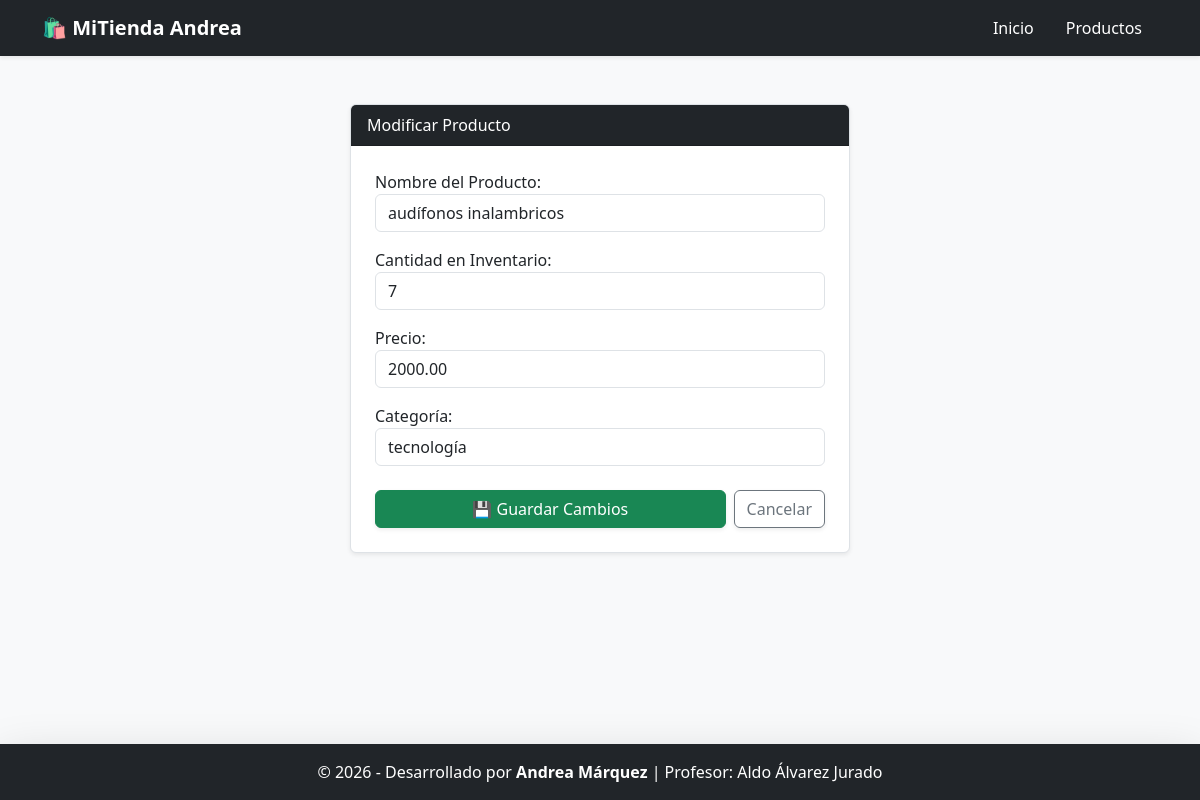
The app's page /productos/3/editar/ with its own data.
### gestion/models.py (models this page shows, shortened)
class Producto(models.Model):
    nombre = models.CharField(max_length=150, verbose_name="Nombre del Producto")
    stock = models.IntegerField(default=0, verbose_name="Cantidad en Inventario")
    precio = models.DecimalField(max_digits=10, decimal_places=2, verbose_name="Precio")
    categoria = models.ForeignKey(Categoria, on_delete=models.CASCADE, verbose_name="Categoría")

class Categoria(models.Model):
    nombre = models.CharField(max_length=100, verbose_name="Nombre de la Categoría")
    descripcion = models.CharField(max_length=250, null=True, blank=True, verbose_name="Descripción")
    def __str__(self):
        return self.nombre

### gestion/views.py (the view)
# urls.py: path('productos/<int:id>/editar/', views.editar_producto, name='editar_producto'),
def editar_producto(request, id):
    producto = get_object_or_404(Producto, id=id)
    if request.method == 'POST':
        form = ProductoForm(request.POST, instance=producto)
        if form.is_valid():
            form.save()
            messages.success(request, '¡Producto actualizado exitosamente!')
            return redirect('lista_productos')
    else:
        form = ProductoForm(instance=producto)
    return render(request, 'gestion/form_producto.html', {'form': form, 'titulo': 'Modificar Producto'})

### gestion/forms.py
class ProductoForm(forms.ModelForm):
    class Meta:
        model = Producto
        fields = ['nombre', 'stock', 'precio', 'categoria']
        widgets = {
            'nombre': forms.TextInput(attrs={'class': 'form-control', 'placeholder': 'Ej. Teclado Mecánico'}),
            'stock': forms.NumberInput(attrs={'class': 'form-control', 'min': '0'}),
            'precio': forms.NumberInput(attrs={'class': 'form-control', 'step': '0.01'}),
            'categoria': forms.Select(attrs={'class': 'form-control'}),
        }

### gestion/templates/gestion/form_producto.html (shortened to what this page needs)
{% extends 'gestion/base.html' %}
{% block contenido %}
<div class="card shadow-sm border mx-auto" style="max-width: 500px;">
    <div class="card-header bg-dark text-white fw-boldfs-5">{{ titulo }}</div>
    <div class="card-body p-4">
        <form method="POST">
            {{ form.as_p }}
            <div class="mt-4 d-flex gap-2">
                <button type="submit" class="btn btn-success flex-grow-1 shadow-sm">💾 Guardar Cambios</button>
                <a href="{% url 'lista_productos' %}" class="btn btn-outline-secondary shadow-sm">Cancelar</a>
            </div>
        </form>
    </div>
</div>
{% endblock %}

### records on screen
Producto: nombre "audífonos inalambricos", stock "7", precio "2000.00", categoria "tecnología"

### other values on screen
{{ titulo }} "Modificar Producto"
